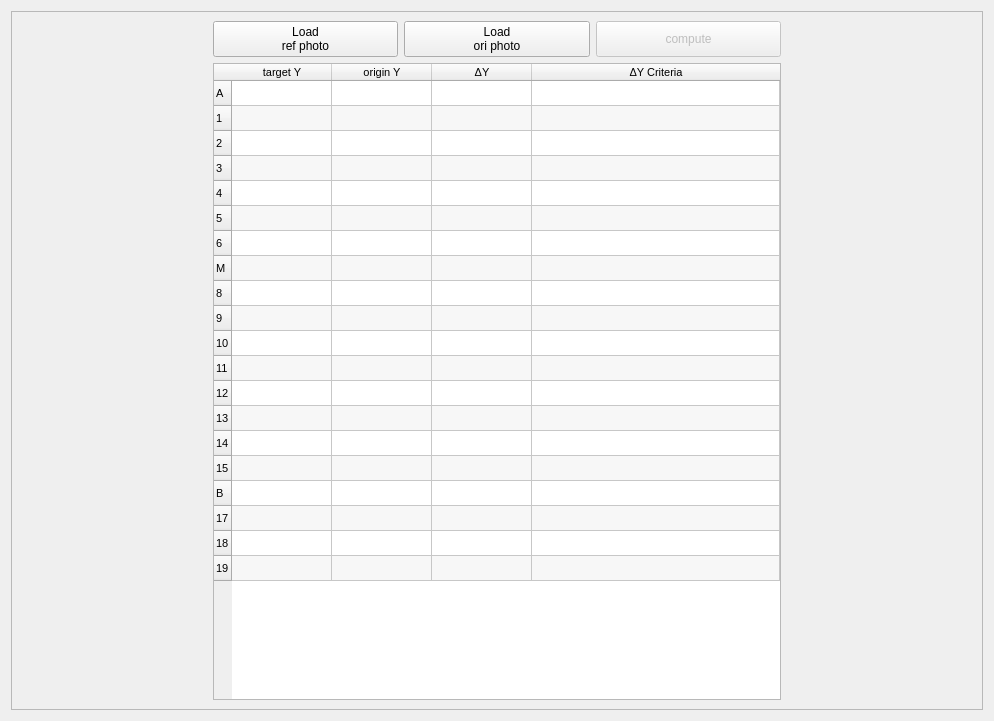
<?xml version="1.0" encoding="UTF-8"?>
<ui version="4.0">
 <class>Form</class>
 <widget class="QWidget" name="Form">
  <property name="geometry">
   <rect>
    <x>0</x>
    <y>0</y>
    <width>994</width>
    <height>721</height>
   </rect>
  </property>
  <property name="windowTitle">
   <string>Form</string>
  </property>
  <layout class="QVBoxLayout" name="verticalLayout">
   <item>
    <widget class="QScrollArea" name="scrollArea">
     <property name="widgetResizable">
      <bool>true</bool>
     </property>
     <widget class="QWidget" name="scrollAreaWidgetContents">
      <property name="geometry">
       <rect>
        <x>0</x>
        <y>0</y>
        <width>970</width>
        <height>697</height>
       </rect>
      </property>
      <layout class="QHBoxLayout" name="horizontalLayout_2">
       <item>
        <layout class="QGridLayout" name="gridLayout">
         <item row="1" column="1">
          <widget class="QPushButton" name="load_ref_btn">
           <property name="cursor">
            <cursorShape>OpenHandCursor</cursorShape>
           </property>
           <property name="text">
            <string>Load 
ref photo</string>
           </property>
          </widget>
         </item>
         <item row="1" column="2">
          <widget class="QPushButton" name="load_ori_btn">
           <property name="enabled">
            <bool>true</bool>
           </property>
           <property name="cursor">
            <cursorShape>OpenHandCursor</cursorShape>
           </property>
           <property name="text">
            <string>Load
ori photo</string>
           </property>
          </widget>
         </item>
         <item row="1" column="4">
          <widget class="QLabel" name="label_4">
           <property name="text">
            <string/>
           </property>
          </widget>
         </item>
         <item row="1" column="0">
          <widget class="QLabel" name="label_5">
           <property name="text">
            <string/>
           </property>
          </widget>
         </item>
         <item row="1" column="3">
          <widget class="QPushButton" name="compute_btn">
           <property name="enabled">
            <bool>false</bool>
           </property>
           <property name="sizePolicy">
            <sizepolicy hsizetype="Minimum" vsizetype="Preferred">
             <horstretch>0</horstretch>
             <verstretch>0</verstretch>
            </sizepolicy>
           </property>
           <property name="cursor">
            <cursorShape>OpenHandCursor</cursorShape>
           </property>
           <property name="text">
            <string>compute</string>
           </property>
          </widget>
         </item>
         <item row="2" column="1" colspan="3">
          <widget class="QTableWidget" name="before_table">
           <property name="minimumSize">
            <size>
             <width>0</width>
             <height>600</height>
            </size>
           </property>
           <property name="font">
            <font>
             <pointsize>8</pointsize>
            </font>
           </property>
           <property name="focusPolicy">
            <enum>Qt::NoFocus</enum>
           </property>
           <property name="editTriggers">
            <set>QAbstractItemView::NoEditTriggers</set>
           </property>
           <property name="dragEnabled">
            <bool>false</bool>
           </property>
           <property name="alternatingRowColors">
            <bool>true</bool>
           </property>
           <attribute name="horizontalHeaderCascadingSectionResizes">
            <bool>false</bool>
           </attribute>
           <attribute name="horizontalHeaderShowSortIndicator" stdset="0">
            <bool>false</bool>
           </attribute>
           <attribute name="horizontalHeaderStretchLastSection">
            <bool>true</bool>
           </attribute>
           <attribute name="verticalHeaderDefaultSectionSize">
            <number>25</number>
           </attribute>
           <attribute name="verticalHeaderMinimumSectionSize">
            <number>25</number>
           </attribute>
           <row>
            <property name="text">
             <string>A</string>
            </property>
           </row>
           <row>
            <property name="text">
             <string>1</string>
            </property>
           </row>
           <row>
            <property name="text">
             <string>2</string>
            </property>
           </row>
           <row>
            <property name="text">
             <string>3</string>
            </property>
           </row>
           <row>
            <property name="text">
             <string>4</string>
            </property>
           </row>
           <row>
            <property name="text">
             <string>5</string>
            </property>
           </row>
           <row>
            <property name="text">
             <string>6</string>
            </property>
           </row>
           <row>
            <property name="text">
             <string>M</string>
            </property>
           </row>
           <row>
            <property name="text">
             <string>8</string>
            </property>
           </row>
           <row>
            <property name="text">
             <string>9</string>
            </property>
           </row>
           <row>
            <property name="text">
             <string>10</string>
            </property>
           </row>
           <row>
            <property name="text">
             <string>11</string>
            </property>
           </row>
           <row>
            <property name="text">
             <string>12</string>
            </property>
           </row>
           <row>
            <property name="text">
             <string>13</string>
            </property>
           </row>
           <row>
            <property name="text">
             <string>14</string>
            </property>
           </row>
           <row>
            <property name="text">
             <string>15</string>
            </property>
           </row>
           <row>
            <property name="text">
             <string>B</string>
            </property>
           </row>
           <row>
            <property name="text">
             <string>17</string>
            </property>
           </row>
           <row>
            <property name="text">
             <string>18</string>
            </property>
           </row>
           <row>
            <property name="text">
             <string>19</string>
            </property>
           </row>
           <column>
            <property name="text">
             <string>target Y</string>
            </property>
           </column>
           <column>
            <property name="text">
             <string>origin Y</string>
            </property>
           </column>
           <column>
            <property name="text">
             <string>ΔY</string>
            </property>
           </column>
           <column>
            <property name="text">
             <string>ΔY Criteria</string>
            </property>
           </column>
          </widget>
         </item>
        </layout>
       </item>
      </layout>
     </widget>
    </widget>
   </item>
  </layout>
 </widget>
 <resources/>
 <connections/>
</ui>
